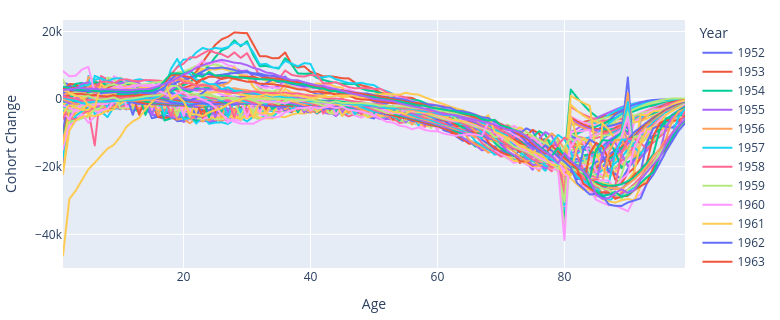

Notebook code for this chart:
### Code cell
fig = px.line(
    data_frame=dfpc,
    x=dfpc.index,
    y=dfpc.columns,
)
fig.update_layout(
    xaxis_title="Age",
    yaxis_title="Cohort Change",
    legend_title="Year",
    title=None,
    margin=dict(l=10, r=10, t=20, b=10),
    width=780,
    height=320,
)
print("Cohort Change, on each year of observation")
fig.write_html("../images_output/cohort_change.html")
fig.show()
